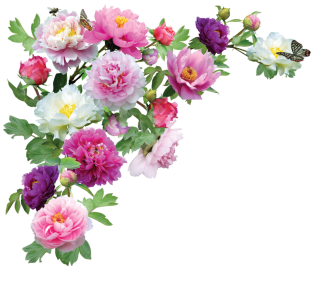
#> input picture 19_ManipulatingImages/flower.png, 320 x 285 px
$ python customSeatingCards.py
#> lines starting #> are read from the running program, lines starting #| are printed output that depends on the picture
import os
from PIL import ImageFont, Image, ImageDraw

os.makedirs('invitations',exist_ok=True)

guestFile = open('guests.txt','rb')
#> (reads 19_ManipulatingImages/guests.txt from the repository)
guestList = guestFile.readlines()

for guest in guestList:

    cardIm = Image.new('RGBA', (288, 360), 'lightgrey')

    # using catlogo instead of flower for now.
    flowerIm = Image.open('flower.png')
#> flowerIm is the input picture: PIL image 320x285 RGBA; mean R, G, B, A 69.1, 58, 57.3, 95.5
    flowerIm = flowerIm.resize((70, 70))
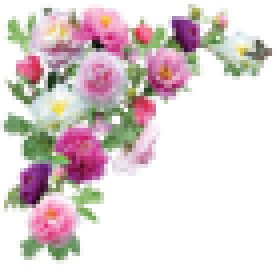
#> flowerIm: PIL image 70x70 RGBA (shown 4 times larger); mean R, G, B, A 76.2, 65.4, 63.2, 95.3; transparent parts drawn white
    draw = ImageDraw.Draw(cardIm)
    paraFont = '/usr/share/fonts/truetype/Gargi'
    paraText = ImageFont.truetype(os.path.join(paraFont,'Gargi.ttf'),12)

    draw.text((22,60),'It would be a pleasure to have the company of', fill='brown', font=paraText)

    nameFont = '/usr/share/fonts/truetype/abyssinica'
    nameText = ImageFont.truetype(os.path.join(paraFont,'AbyssinicaSIL-Regular.ttf'),17)
    guest = str(guest).strip('b\'').strip('\\r').strip('\\n').strip('\\r')
    draw.text((95,110), guest, fill='brown' ,font=nameText)

    draw.text((45,150),'at 11010 Memory Lane on the Evening of', fill='brown', font=paraText)
    draw.text((120,200),'April 1st', fill='brown', font=paraText,)
    draw.text((110,225),'at 7 o\'clock \n', fill='brown', font=paraText)
    draw.line([(10, 10), (277, 10), (277, 349), (10, 349), (10, 10)], fill='brown')
    draw.line([(0, 0), (287, 0), (287, 359), (0, 359), (0, 0)], fill='black')
    cardIm.paste(flowerIm,(0,0),flowerIm)
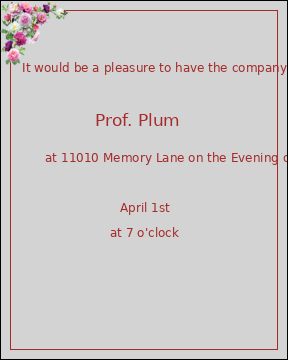
#> cardIm: PIL image 288x360 RGBA; mean R, G, B, A 206.4, 202.5, 202.5, 254.7; transparent parts drawn white
    cardIm.save(os.path.join('invitations',f'invite_to_{guest}.png'))
